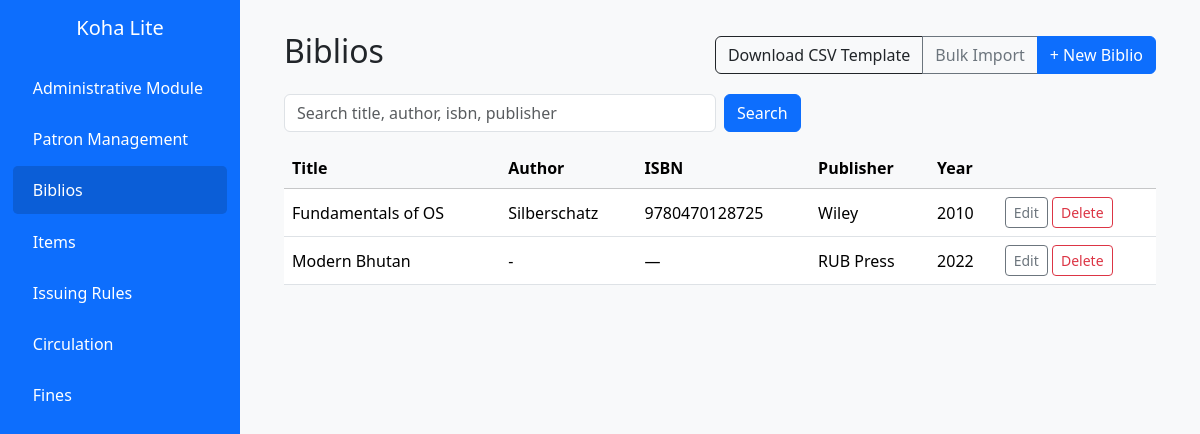
/biblios/, run on an earlier commit of the app's database.
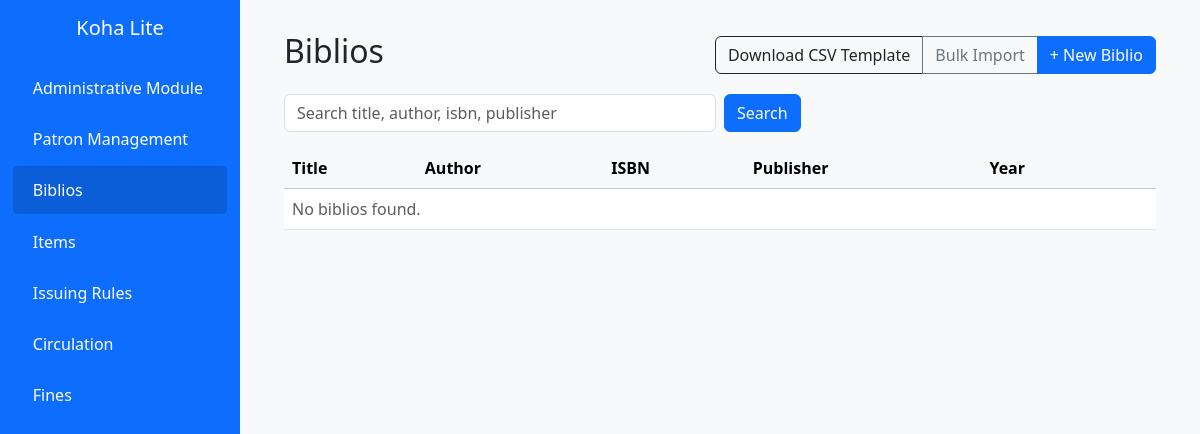
And on a later commit of the database.
### myapp/models.py (models this page shows, shortened)
class Biblio(models.Model):
    title = models.CharField(max_length=255)
    author = models.CharField(max_length=255, blank=True)
    isbn = models.CharField(max_length=20, unique=True, null=True, blank=True)
    publisher = models.CharField(max_length=255, blank=True)
    publication_year = models.PositiveIntegerField(null=True, blank=True)
    attributes = models.JSONField(blank=True, default=dict, help_text="Optional per-item-type metadata")
    class Meta:
        ordering = ["title"]
        verbose_name = "biblio"
        verbose_name_plural = "biblios"

### myapp/views.py (the view, shortened to what this page needs)
# urls.py: path("biblios/", views.BiblioList.as_view(), name="biblio_list"),
class BiblioList(ListView):
    model = Biblio
    template_name = "library/biblio_list.html"
    context_object_name = "rows"
    def get_queryset(self):
        qs = super().get_queryset()
        q = self.request.GET.get("q")
        return qs

### myapp/templates/library/biblio_list.html (shortened to what this page needs)
{% extends "base.html" %}
{% block content %}
<div class="d-flex justify-content-between align-items-center mb-3">
  <h2>Biblios</h2>
  <div class="btn-group">
    <a class="btn btn-outline-dark" href="{% url 'biblio_csv_template' %}">Download CSV Template</a>
    <a class="btn btn-outline-secondary" href="{% url 'biblio_import' %}">Bulk Import</a>
    <a class="btn btn-primary" href="{% url 'biblio_create' %}">+ New Biblio</a>
  </div>
</div>
<form class="row g-2 mb-3" method="get">
  <div class="col-sm-6">
    <input class="form-control" name="q" value="{{ request.GET.q }}" placeholder="Search title, author, isbn, publisher">
  </div>
  <div class="col-auto"><button class="btn btn-primary">Search</button></div>
</form>
<div class="table-responsive">
<table class="table table-hover align-middle">
  <thead class="table-light">
    <tr><th>Title</th><th>Author</th><th>ISBN</th><th>Publisher</th><th>Year</th><th></th></tr>
  </thead>
  <tbody>
  {% for r in rows %}
    <tr>
      <td>{{ r.title }}</td>
      <td>{{ r.author|default:"—" }}</td>
      <td>{{ r.isbn|default:"—" }}</td>
      <td>{{ r.publisher|default:"—" }}</td>
      <td>{{ r.publication_year|default:"—" }}</td>
      <td class="text-nowrap">
        <a class="btn btn-sm btn-outline-secondary" href="{% url 'biblio_update' r.pk %}">Edit</a>
        <a class="btn btn-sm btn-outline-danger" href="{% url 'biblio_delete' r.pk %}">Delete</a>
      </td>
    </tr>
  {% empty %}
    <tr><td colspan="6" class="text-muted">No biblios found.</td></tr>
  {% endfor %}
  </tbody>
</table>
</div>
{% endblock %}

What changed in the data, as far as the page shows it:
removed Biblio: title "Fundamentals of OS", author "Silberschatz", isbn "9780470128725", publisher "Wiley", publication_year "2010"
removed Biblio: title "Modern Bhutan", author "-", isbn "—", publisher "RUB Press", publication_year "2022"
Also different on the page:
text now shown: "No biblios found."
